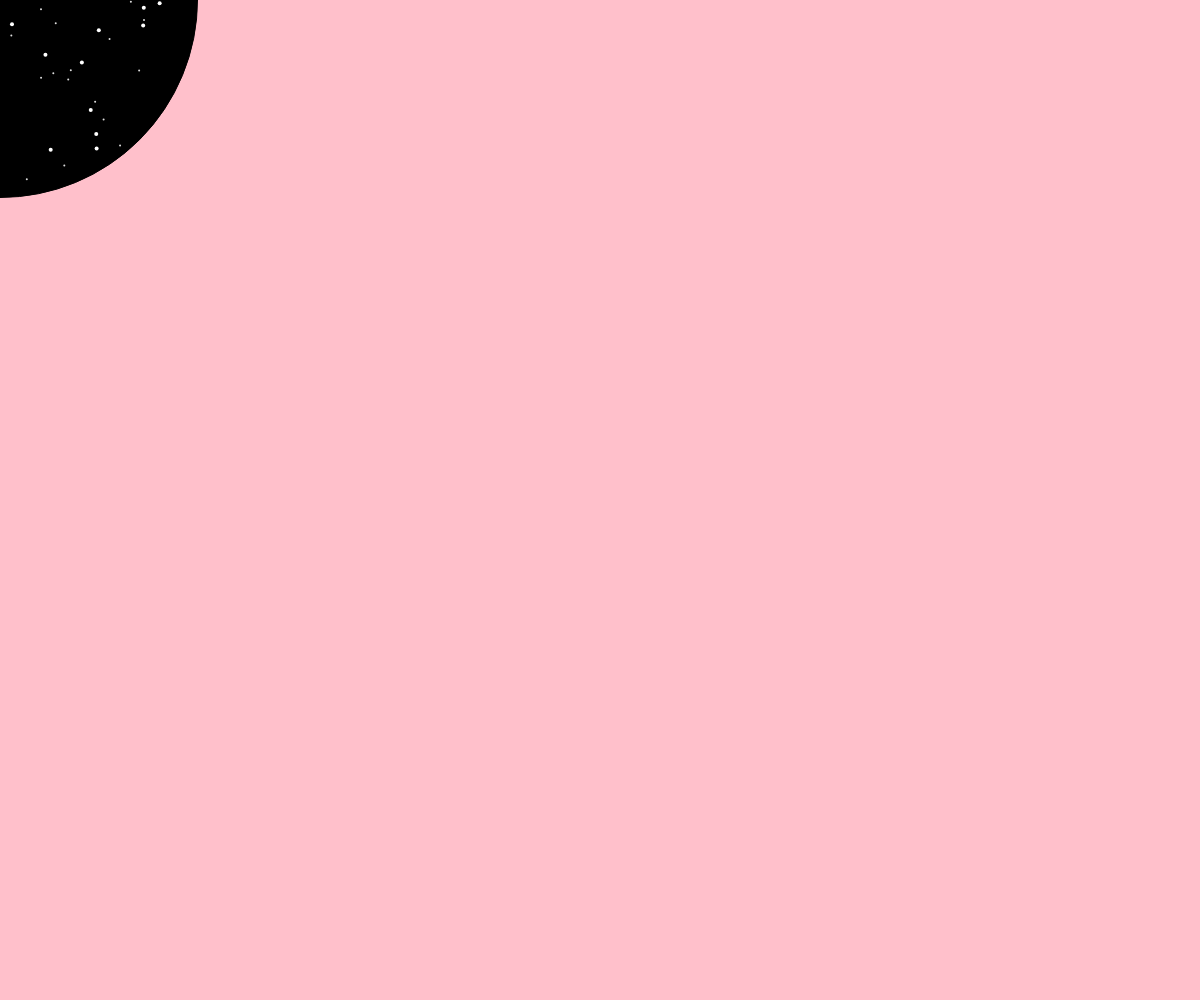
Frame 1 (no input)
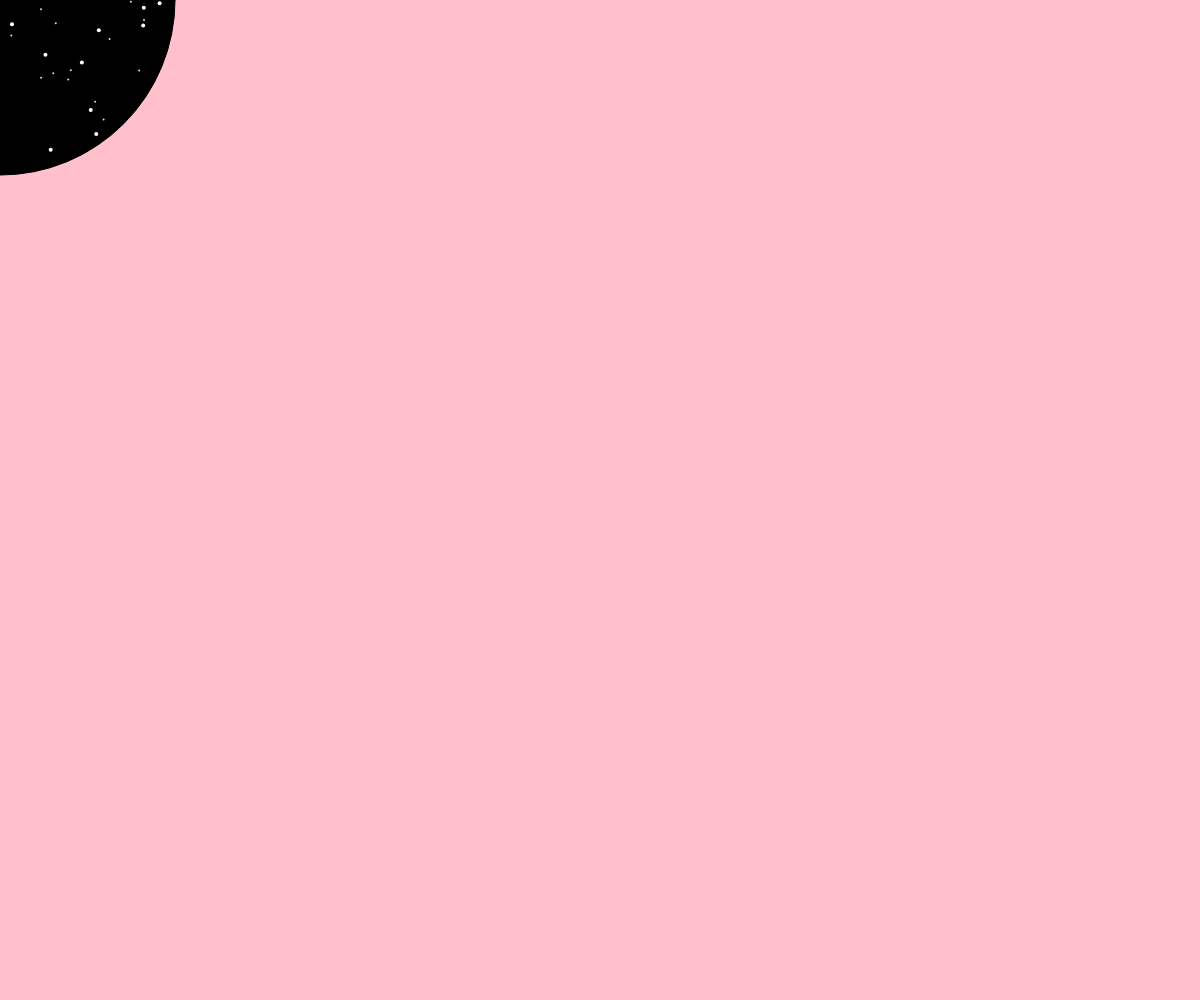
Frame 60 (no input)
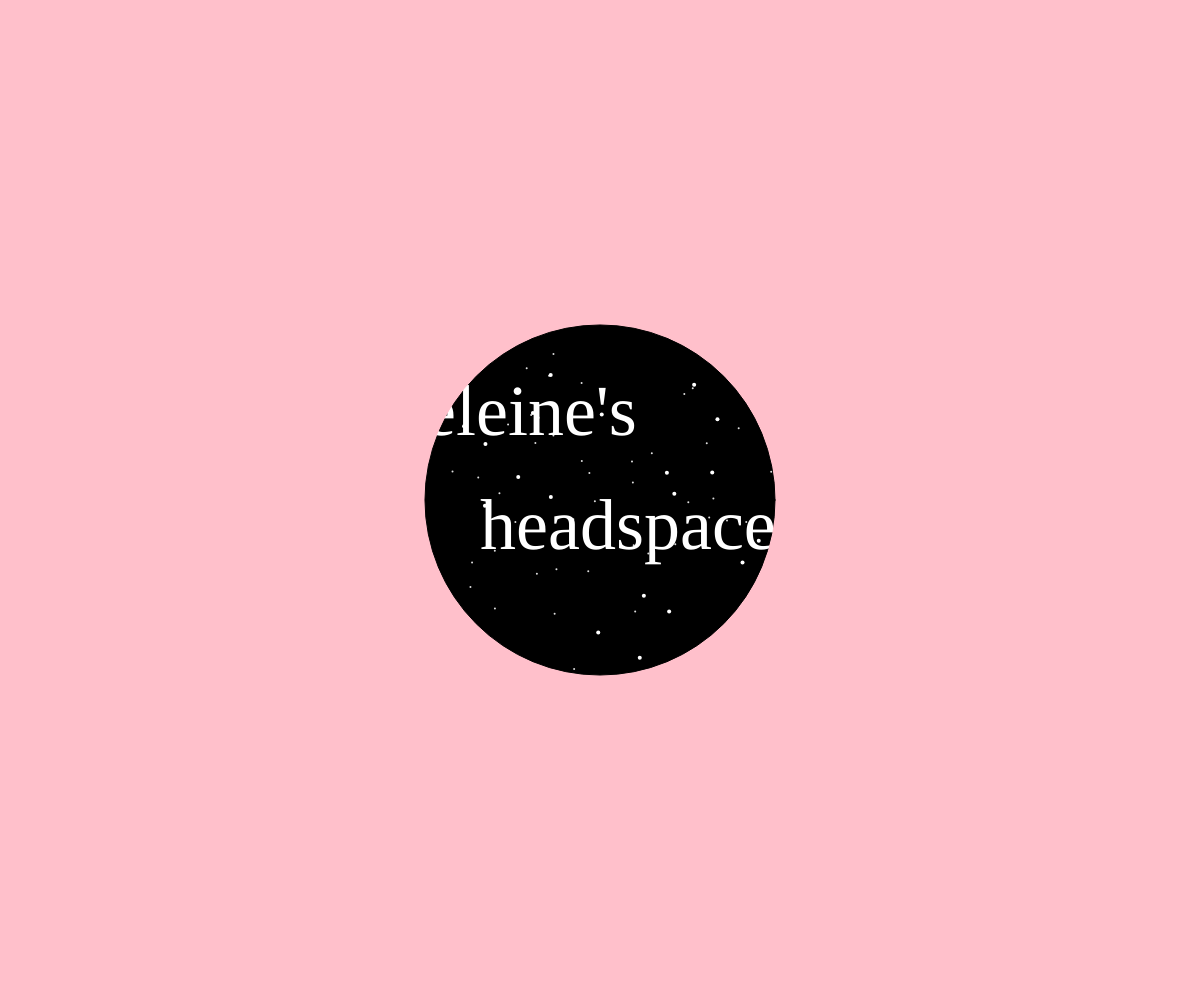
Frame 120 (the mouse pressed at the canvas centre since frame 60)

The p5.js sketch that drew these frames (run headless with seeded random() and noise() and a simulated clock; from frame 60 on, the mouse is pressed at the canvas centre):

// p5.js sketch
// ── sketch.js
let stars = [];
let largeStars = [];
let overlay;

let earthCounter = 0.8;
let moonCounter  = 16;
let mercuryCounter = 3.2;
let venusCounter = 1.3;
let marsCounter = 0.44;
let jupiterCounter = 0.08;
let saturnCounter = 0.06;
let uranusCounter = 0.02;
let neptuneCounter = 0.008;

let circleSize = 400;
let overlayVisible = true;

let alienX, alienY;

function setup() {
  createCanvas(windowWidth, windowHeight);
  angleMode(DEGREES);

  // generate random small stars
  for (let i = 0; i < windowWidth / 2; i++) {
    let randx = random(width);
    let randy = random(height);
    stars.push({ x: randx, y: randy });
  }

  // generate random large stars
  for (let i = 0; i < windowWidth / 4; i++) {
    let randx = random(width);
    let randy = random(height);
    largeStars.push({ x: randx, y: randy });
  }

  // separate graphics layer for the pink overlay
  overlay = createGraphics(width, height);

  spawnAlien();
}

function draw() {
  // draw star background
  background(0);
  fill(220);
  noStroke();

  // small stars
  for (let i = 0; i < stars.length; i++) {
    ellipse(stars[i].x, stars[i].y, 2);
  }

  // large stars
  fill(255);
  noStroke();
  for (let i = 0; i < largeStars.length; i++) {
    ellipse(largeStars[i].x, largeStars[i].y, 4);
  }

  // solar system in the bottom-right corner
  push();
    translate(width - 260, height - 260);

    // sun
    fill(255, 200, 0);
    ellipse(0, 0, 40);

    // earth and moon
    push();
      rotate(earthCounter);
      translate(80, 0);
      fill(60, 153, 235);
      ellipse(0, 0, 8);
      earthCounter += 0.8;

      rotate(moonCounter);
      translate(6, 0);
      fill(220);
      ellipse(0, 0, 4);
      moonCounter += 16;
    pop();

    // mercury
    push();
      rotate(mercuryCounter);
      translate(35, 0);
      fill(164, 125, 91);
      ellipse(0, 0, 9);
      mercuryCounter += 3.2;
    pop();

    // venus
    push();
      rotate(venusCounter);
      translate(60, 0);
      fill(200, 164, 197);
      ellipse(0, 0, 10);
      venusCounter += 1.3;
    pop();

    // mars
    push();
      rotate(marsCounter);
      translate(100, 0);
      fill(255, 0, 0);
      ellipse(0, 0, 7);
      marsCounter += 0.44;
    pop();

    // jupiter
    push();
      rotate(jupiterCounter);
      translate(130, 0);
      fill(229, 192, 168);
      ellipse(0, 0, 28);
      jupiterCounter += 0.08;
    pop();

    // saturn
    push();
      rotate(saturnCounter);
      translate(180, 0);
      fill(255, 148, 54);
      ellipse(0, 0, 20);
      ellipse(0, 0, 30, 10);
      saturnCounter += 0.06;
    pop();

    // uranus
    push();
      rotate(uranusCounter);
      translate(210, 0);
      fill(180, 220, 220);
      ellipse(0, 0, 10);
      uranusCounter += 0.02;
    pop();

    // neptune
    push();
      rotate(neptuneCounter);
      translate(230, 0);
      fill(50, 80, 220);
      ellipse(0, 0, 10);
      neptuneCounter += 0.008;
    pop();
  pop();

  // TEXT
  fill(255);
  textSize(72);
  textFont("Londrina Shadow");
  text("welcome to", width * 0.1, height / 3);
  text("madeleine's", width * 0.25, height / 2.3);
  text("headspace", width * 0.4, height / 1.82);

  // alein lol
  drawAlien();
  checkAlienHover(); 

  if (overlayVisible) {
    let speed = dist(mouseX, mouseY, pmouseX, pmouseY);
    let targetSize = map(speed, 0, 40, 350, 650, true); // speed 0 --> 350px, speed 50+ --> 600px

    // smooth transition: increasing by 10% each frame
    circleSize = lerp(circleSize, targetSize, 0.1);

    overlay.clear();
    overlay.background(255, 192, 203);
    overlay.erase();
    overlay.ellipse(mouseX, mouseY, circleSize);
    overlay.noErase();

    image(overlay, 0, 0);
  }
}

function doubleClicked() {
  overlayVisible = !overlayVisible;
}


function spawnAlien() {
  alienX = random(width);
  alienY = random(height);
}

function drawAlien() {
  push();
  translate(alienX, alienY);

  // head
  fill(0, 255, 0);
  noStroke();
  ellipse(0, 0, 15, 12);

  // antennas
  stroke(0, 255, 0);
  strokeWeight(3);

  // left antenna
  line(-3, -4, -5, -8); 
  fill(0, 255, 0);
  noStroke();
  ellipse(-6, -10, 6);

  // right antenna
  stroke(0, 255, 0);
  strokeWeight(3);
  line(3, -4, 5, -8);
  fill(0, 255, 0);
  noStroke();
  ellipse(6, -10, 6);

  pop();
}

// if mouse is close to the alien, relocate it to a random location
function checkAlienHover() {
  let d = dist(mouseX, mouseY, alienX, alienY);
  if (d < 15) {
    spawnAlien();
  }
}
